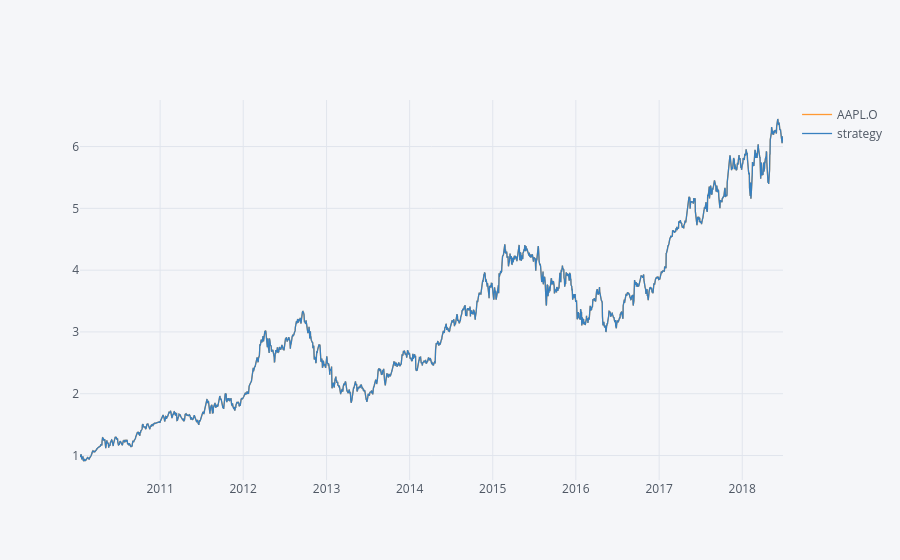

The notebook cell saved with this chart:
### Code cell
rets[[sym, 'strategy']].cumsum().apply(np.exp).iplot()

### Figure 1 — Plotly figure (JSON) as saved in the notebook; plotly's stock layout.template omitted (floating-point values rounded to 4 significant figures; data arrays with more than 128 entries replaced by an {"elided": "..."} marker saying what was removed)
{"data": [{"line": {"color": "rgba(255, 153, 51, 1.0)", "dash": "solid", "shape": "linear", "width": 1.3}, "mode": "lines", "name": "AAPL.O", "text": "", "x": {"elided": "2130 str values"}, "y": {"elided": "2130 float values"}, "type": "scatter"}, {"line": {"color": "rgba(55, 128, 191, 1.0)", "dash": "solid", "shape": "linear", "width": 1.3}, "mode": "lines", "name": "strategy", "text": "", "x": {"elided": "2130 str values"}, "y": {"elided": "2130 float values"}, "type": "scatter"}], "layout": {"legend": {"bgcolor": "#F5F6F9", "font": {"color": "#4D5663"}}, "paper_bgcolor": "#F5F6F9", "plot_bgcolor": "#F5F6F9", "title": {"font": {"color": "#4D5663"}}, "xaxis": {"gridcolor": "#E1E5ED", "showgrid": true, "tickfont": {"color": "#4D5663"}, "title": {"font": {"color": "#4D5663"}, "text": ""}, "zerolinecolor": "#E1E5ED"}, "yaxis": {"gridcolor": "#E1E5ED", "showgrid": true, "tickfont": {"color": "#4D5663"}, "title": {"font": {"color": "#4D5663"}, "text": ""}, "zerolinecolor": "#E1E5ED"}}}
